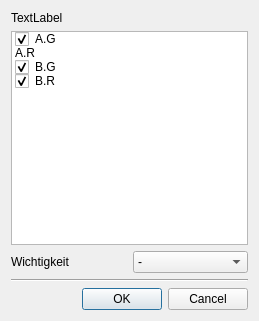
<?xml version="1.0" encoding="UTF-8"?>
<ui version="4.0">
 <class>Dialog</class>
 <widget class="QDialog" name="Dialog">
  <property name="geometry">
   <rect>
    <x>0</x>
    <y>0</y>
    <width>259</width>
    <height>321</height>
   </rect>
  </property>
  <property name="windowTitle">
   <string>Klassenteilungen</string>
  </property>
  <layout class="QVBoxLayout" name="verticalLayout">
   <item>
    <widget class="QLabel" name="label">
     <property name="text">
      <string>TextLabel</string>
     </property>
    </widget>
   </item>
   <item>
    <layout class="QVBoxLayout" name="verticalLayout_2">
     <property name="spacing">
      <number>7</number>
     </property>
     <item>
      <widget class="QListWidget" name="item_list">
       <property name="sizePolicy">
        <sizepolicy hsizetype="Expanding" vsizetype="Expanding">
         <horstretch>0</horstretch>
         <verstretch>0</verstretch>
        </sizepolicy>
       </property>
       <property name="focusPolicy">
        <enum>Qt::NoFocus</enum>
       </property>
       <property name="editTriggers">
        <set>QAbstractItemView::NoEditTriggers</set>
       </property>
       <property name="selectionMode">
        <enum>QAbstractItemView::NoSelection</enum>
       </property>
       <property name="resizeMode">
        <enum>QListView::Fixed</enum>
       </property>
       <property name="spacing">
        <number>5</number>
       </property>
       <item>
        <property name="text">
         <string>A.G</string>
        </property>
        <property name="checkState">
         <enum>Checked</enum>
        </property>
       </item>
       <item>
        <property name="text">
         <string>A.R</string>
        </property>
        <property name="checkState">
         <enum>Unchecked</enum>
        </property>
       </item>
       <item>
        <property name="text">
         <string>B.G</string>
        </property>
        <property name="checkState">
         <enum>Checked</enum>
        </property>
       </item>
       <item>
        <property name="text">
         <string>B.R</string>
        </property>
        <property name="checkState">
         <enum>Checked</enum>
        </property>
       </item>
      </widget>
     </item>
    </layout>
   </item>
   <item>
    <layout class="QHBoxLayout" name="horizontalLayout_3">
     <item>
      <widget class="QLabel" name="label_5">
       <property name="text">
        <string>Wichtigkeit</string>
       </property>
      </widget>
     </item>
     <item>
      <widget class="QComboBox" name="weight">
       <item>
        <property name="text">
         <string>-</string>
        </property>
       </item>
       <item>
        <property name="text">
         <string>1</string>
        </property>
       </item>
       <item>
        <property name="text">
         <string>2</string>
        </property>
       </item>
       <item>
        <property name="text">
         <string>3</string>
        </property>
       </item>
       <item>
        <property name="text">
         <string>4</string>
        </property>
       </item>
       <item>
        <property name="text">
         <string>5</string>
        </property>
       </item>
       <item>
        <property name="text">
         <string>6</string>
        </property>
       </item>
       <item>
        <property name="text">
         <string>7</string>
        </property>
       </item>
       <item>
        <property name="text">
         <string>8</string>
        </property>
       </item>
       <item>
        <property name="text">
         <string>9</string>
        </property>
       </item>
       <item>
        <property name="text">
         <string>+</string>
        </property>
       </item>
      </widget>
     </item>
    </layout>
   </item>
   <item>
    <widget class="Line" name="line">
     <property name="orientation">
      <enum>Qt::Horizontal</enum>
     </property>
    </widget>
   </item>
   <item>
    <widget class="QDialogButtonBox" name="buttonBox">
     <property name="orientation">
      <enum>Qt::Horizontal</enum>
     </property>
     <property name="standardButtons">
      <set>QDialogButtonBox::Cancel|QDialogButtonBox::Ok</set>
     </property>
    </widget>
   </item>
  </layout>
 </widget>
 <resources/>
 <connections>
  <connection>
   <sender>buttonBox</sender>
   <signal>accepted()</signal>
   <receiver>Dialog</receiver>
   <slot>accept()</slot>
   <hints>
    <hint type="sourcelabel">
     <x>259</x>
     <y>309</y>
    </hint>
    <hint type="destinationlabel">
     <x>157</x>
     <y>270</y>
    </hint>
   </hints>
  </connection>
  <connection>
   <sender>buttonBox</sender>
   <signal>rejected()</signal>
   <receiver>Dialog</receiver>
   <slot>reject()</slot>
   <hints>
    <hint type="sourcelabel">
     <x>338</x>
     <y>309</y>
    </hint>
    <hint type="destinationlabel">
     <x>286</x>
     <y>270</y>
    </hint>
   </hints>
  </connection>
 </connections>
</ui>
